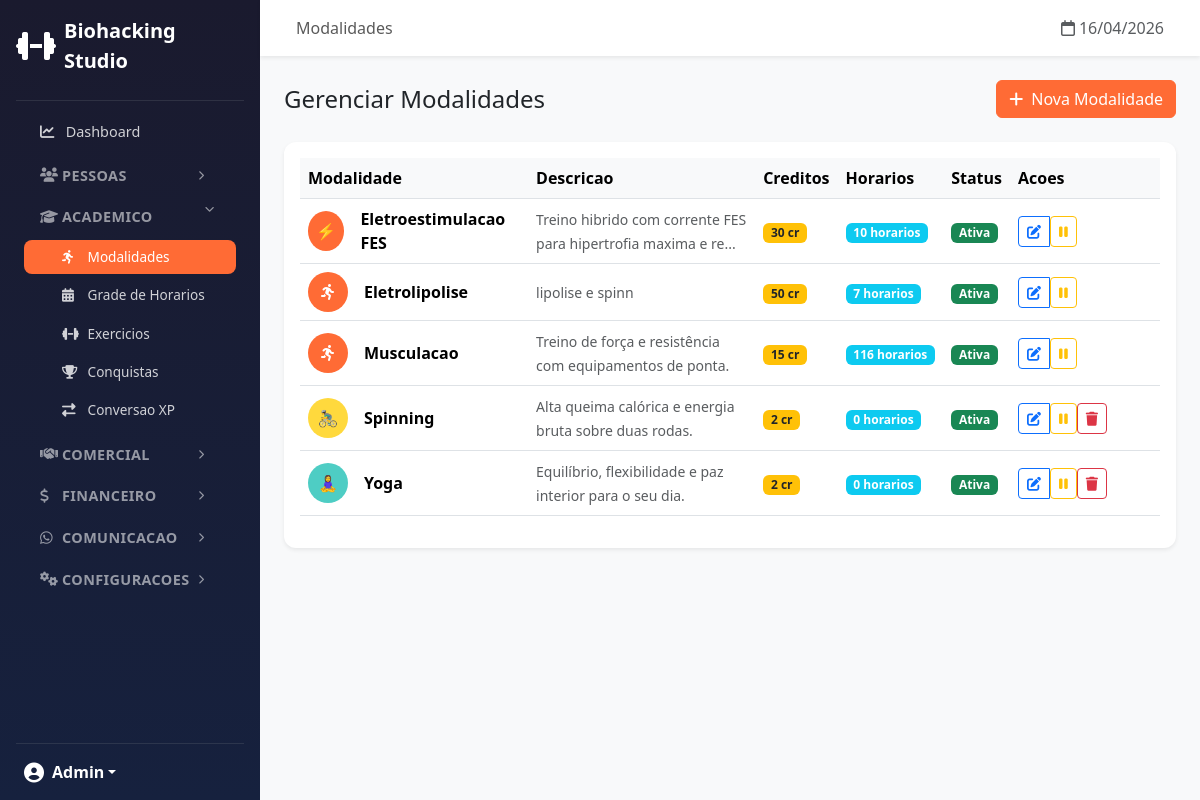
The app's page /admin/modalities/ (signed in), older data.
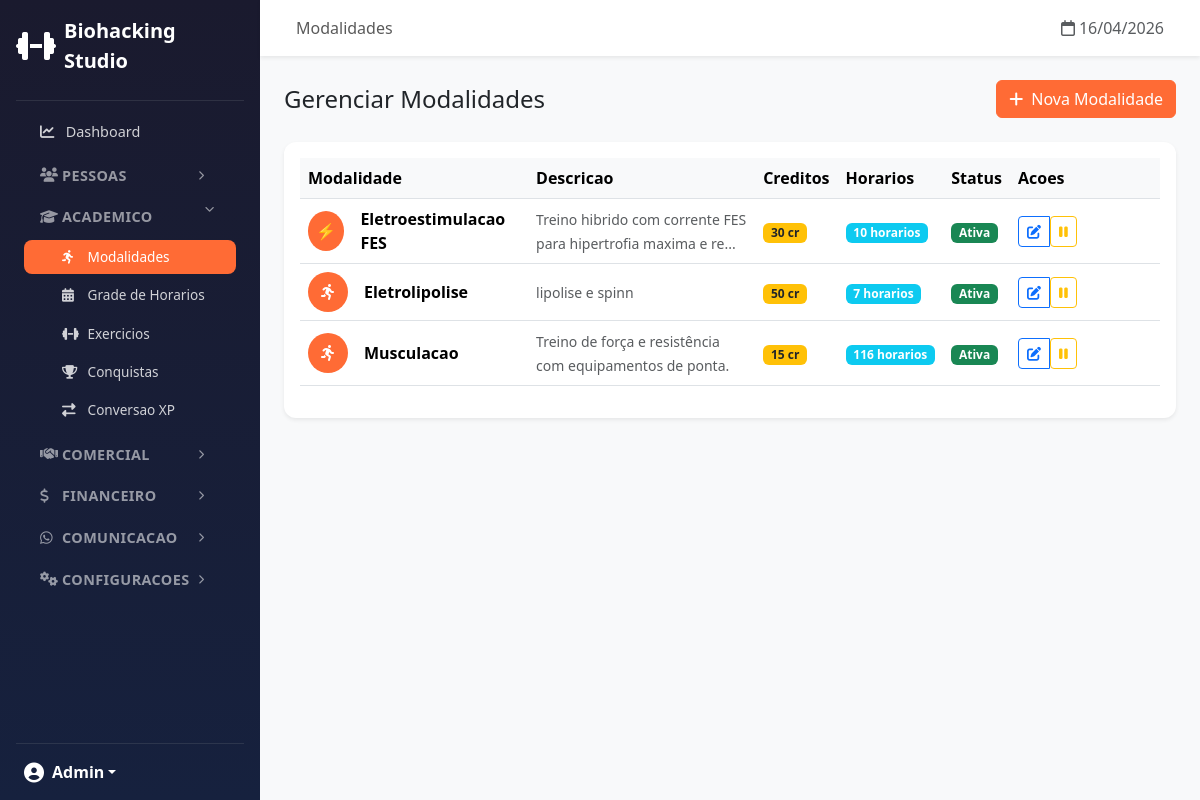
The same page, newer data.
### app/models/user.py (models this page shows, shortened)
class User(UserMixin, db.Model):
    __tablename__ = 'users'
    id = db.Column(db.Integer, primary_key=True)
    name = db.Column(db.String(100), nullable=False)
    email = db.Column(db.String(120), unique=True, nullable=False)
    phone = db.Column(db.String(20), nullable=False)
    password_hash = db.Column(db.String(256), nullable=False)
    cpf = db.Column(db.String(14), nullable=True)  # Formato: 123.456.789-00
    gender = db.Column(db.Enum(Gender), nullable=True)
    role = db.Column(db.String(20), default='student')
    xp = db.Column(db.Integer, default=0)  # XP total historico (para ranking)
    level = db.Column(db.Integer, default=1)
    xp_available = db.Column(db.Integer, default=0)  # XP disponivel para conversao (janela 3 meses)
    credits_balance = db.Column(db.Integer, default=0)  # Total de creditos ativos (wallets)
    face_encoding = db.Column(db.LargeBinary, nullable=True)
    face_encoding_version = db.Column(db.String(10), default='v1')
    face_registered_at = db.Column(db.DateTime, nullable=True)
    face_last_recognized = db.Column(db.DateTime, nullable=True)
    face_confidence_threshold = db.Column(db.Float, default=0.6)
    photo_url = db.Column(db.String(255))
    referral_code = db.Column(db.String(12), unique=True, nullable=True)
    professional_type = db.Column(db.Enum(ProfessionalType), nullable=True)
    base_commission_rate = db.Column(db.Numeric(5, 2), nullable=True)
    is_active = db.Column(db.Boolean, default=True)
    created_at = db.Column(db.DateTime, default=datetime.utcnow)
    updated_at = db.Column(db.DateTime, default=datetime.utcnow, onupdate=datetime.utcnow)
    last_login = db.Column(db.DateTime)

### app/models/modality.py (models this page shows, shortened)
class Modality(db.Model):
    __tablename__ = 'modalities'
    id = db.Column(db.Integer, primary_key=True)
    name = db.Column(db.String(100), nullable=False)
    description = db.Column(db.Text)
    color = db.Column(db.String(7), default='#FF6B35')
    icon = db.Column(db.String(50))  # Emoji ou FontAwesome
    is_active = db.Column(db.Boolean, default=True)
    credits_cost = db.Column(db.Integer, default=1, nullable=False)
    default_duration = db.Column(db.Integer, default=60, nullable=False) # em minutos
    is_featured = db.Column(db.Boolean, default=False)  # Destaque na landing page
    requires_gender_segregation = db.Column(db.Boolean, default=False)
    created_at = db.Column(db.DateTime, default=datetime.utcnow)
    updated_at = db.Column(db.DateTime, default=datetime.utcnow, onupdate=datetime.utcnow)
    schedules = db.relationship('ClassSchedule', backref='modality', lazy=True)

### app/routes/admin/modalities.py (the view)
@modalities_bp.route('/')
@login_required
@admin_required
def list_modalities():
    modalities = Modality.query.order_by(Modality.name).all()
    return render_template('admin/modalities/list.html', modalities=modalities)

### app/models/notification.py (called while the page is built)
    @classmethod
    def get_unread_count(cls, user_id):
        return cls.query.filter_by(user_id=user_id, is_read=False).count()

### app/routes/admin/dashboard.py (called while the page is built)
def admin_required(f):
    @wraps(f)
    def decorated_function(*args, **kwargs):
        if not current_user.is_authenticated or current_user.role != 'admin':
            abort(403)
        return f(*args, **kwargs)
    return decorated_function

### app/templates/admin/modalities/list.html (shortened to what this page needs)
{% extends "admin/base.html" %}
{% block page_title %}Modalidades{% endblock %}
{% block content %}
<div class="d-flex justify-content-between align-items-center mb-4">
    <h4 class="mb-0">Gerenciar Modalidades</h4>
    <a href="{{ url_for('admin_modalities.create_modality') }}" class="btn btn-primary">
        <i class="fas fa-plus me-2"></i>Nova Modalidade
    </a>
</div>
<div class="card">
    <div class="card-body">
        {% if modalities %}
        <div class="table-responsive">
            <table class="table table-hover align-middle">
                <thead>
                    <tr>
                        <th>Modalidade</th>
                        <th>Descricao</th>
                        <th>Creditos</th>
                        <th>Horarios</th>
                        <th>Status</th>
                        <th style="width: 150px;">Acoes</th>
                    </tr>
                </thead>
                <tbody>
                    {% for modality in modalities %}
                    <tr class="{{ 'table-secondary' if not modality.is_active }}">
                        <td>
                            <div class="d-flex align-items-center">
                                <div class="rounded-circle me-3 d-flex align-items-center justify-content-center"
                                    style="width: 40px; height: 40px; background-color: {{ modality.color }};">
                                    {% if modality.icon %}
                                    <span class="text-white">{{ modality.icon }}</span>
                                    {% else %}
                                    <i class="fas fa-running text-white"></i>
                                    {% endif %}
                                </div>
                                <strong>{{ modality.name }}</strong>
                            </div>
                        </td>
                        <td>
                            <small class="text-muted">{{ modality.description[:60] if modality.description else '-' }}{{
                                '...' if modality.description and modality.description|length > 60 }}</small>
                        </td>
                        <td>
                            <span class="badge bg-warning text-dark">{{ modality.credits_cost }} cr</span>
                        </td>
                        <td>
                            <span class="badge bg-info">{{ modality.schedules|length }} horarios</span>
                        </td>
                        <td>
                            {% if modality.is_active %}
                            <span class="badge bg-success">Ativa</span>
                            {% else %}
                            <span class="badge bg-secondary">Inativa</span>
                            {% endif %}
                        </td>
                        <td>
                            <div class="btn-group">
                                <a href="{{ url_for('admin_modalities.edit_modality', id=modality.id) }}"
                                    class="btn btn-sm btn-outline-primary" title="Editar">
                                    <i class="fas fa-edit"></i>
                                </a>
                                <form action="{{ url_for('admin_modalities.toggle_modality', id=modality.id) }}"
                                    method="POST" class="d-inline">
                                    <button type="submit"
                                        class="btn btn-sm btn-outline-{{ 'warning' if modality.is_active else 'success' }}"
                                        title="{{ 'Desativar' if modality.is_active else 'Ativar' }}">
                                        <i class="fas fa-{{ 'pause' if modality.is_active else 'play' }}"></i>
                                    </button>
                                </form>
                                {% if not modality.schedules %}
                                <form action="{{ url_for('admin_modalities.delete_modality', id=modality.id) }}"
                                    method="POST" class="d-inline"
                                    onsubmit="return confirm('Tem certeza que deseja excluir esta modalidade?')">
                                    <button type="submit" class="btn btn-sm btn-outline-danger" title="Excluir">
                                        <i class="fas fa-trash"></i>
                                    </button>
                                </form>
                                {% endif %}
                            </div>
                        </td>
                    </tr>
                    {% endfor %}
                </tbody>
            </table>
        </div>
        {% endif %}
    </div>
</div>
{% endblock %}

### app/templates/admin/base.html (shortened to what this page needs)
{% extends "base.html" %}
{% block body %}
<div class="d-flex">
    <nav class="sidebar sidebar-desktop d-flex flex-column p-3">
        <a href="{{ url_for('admin.dashboard') }}"
            class="d-flex align-items-center mb-3 text-white text-decoration-none">
            <i class="fas fa-dumbbell fa-2x me-2"></i>
            <span class="fs-5 fw-bold">Biohacking Studio</span>
        </a>
        <hr class="border-secondary my-2">
        {% include "admin/_sidebar_nav.html" %}
    </nav>
    <main class="main-content flex-grow-1">
        <nav class="navbar navbar-light bg-white shadow-sm px-4 d-none d-lg-flex">
            <div class="container-fluid">
                <span class="navbar-text fw-medium">
                    {% block page_title %}Dashboard{% endblock %}
                </span>
                <span class="text-muted">
                    <i class="far fa-calendar me-1"></i>{{ now().strftime('%d/%m/%Y') }}
                </span>
            </div>
        </nav>
        <div class="p-3 p-lg-4">
            {% block content %}{% endblock %}
        </div>
    </main>
</div>
{% endblock %}

### app/templates/base.html (shortened to what this page needs)
<!DOCTYPE html>
<html lang="pt-BR">
<head>
    <link href="https://cdn.jsdelivr.net/npm/bootstrap@5.3.2/dist/css/bootstrap.min.css" rel="stylesheet">
    <link rel="stylesheet" href="https://cdnjs.cloudflare.com/ajax/libs/font-awesome/6.5.1/css/all.min.css">
</head>
<body>
    {% block body %}{% endblock %}
</body>
</html>

### app/templates/admin/_sidebar_nav.html (shortened to what this page needs)
{% set ep = request.endpoint or '' %}
{% set grp_pessoas   = 'users' in ep %}
{% set grp_academico = 'modalities' in ep or 'schedules' in ep or 'exercises' in ep or 'achievements' in ep or 'conversion_rules' in ep %}
{% set grp_comercial = 'crm' in ep or 'packages' in ep %}
{% set grp_financeiro= 'payments' in ep or 'expenses' in ep or 'split' in ep %}
{% set grp_comunic   = ('whatsapp' in ep and 'megaapi' not in ep) %}
{% set grp_config    = 'megaapi' in ep or 'nupay' in ep or ('settings' in ep and 'megaapi' not in ep) or 'lgpd' in ep or 'maintenance' in ep or ep == 'admin_schedules.gender_management' %}
<ul class="nav nav-pills flex-column mb-auto sidebar-nav">
    <li class="nav-item">
        <a href="{{ url_for('admin.dashboard') }}"
           class="nav-link {% if ep == 'admin.dashboard' %}active{% endif %}">
            <i class="fas fa-chart-line"></i> Dashboard
        </a>
    </li>
    <li class="nav-item nav-group">
        <a class="nav-link nav-group-toggle {% if grp_pessoas %}open{% endif %}"
           data-bs-toggle="collapse" href="#grpPessoas" role="button"
           aria-expanded="{{ 'true' if grp_pessoas else 'false' }}">
            <i class="fas fa-users"></i> Pessoas
            <i class="fas fa-chevron-right nav-arrow"></i>
        </a>
    </li>
    <li class="nav-item nav-group">
        <a class="nav-link nav-group-toggle {% if grp_academico %}open{% endif %}"
           data-bs-toggle="collapse" href="#grpAcademico" role="button"
           aria-expanded="{{ 'true' if grp_academico else 'false' }}">
            <i class="fas fa-graduation-cap"></i> Academico
            <i class="fas fa-chevron-right nav-arrow"></i>
        </a>
        <div class="collapse {% if grp_academico %}show{% endif %}" id="grpAcademico">
            <ul class="nav flex-column nav-sub">
                <li><a href="{{ url_for('admin_modalities.list_modalities') }}"
                       class="nav-link {% if 'modalities' in ep %}active{% endif %}">
                    <i class="fas fa-running"></i> Modalidades
                </a></li>
                <li><a href="{{ url_for('admin_schedules.list_schedules') }}"
                       class="nav-link {% if 'schedules' in ep and ep != 'admin_schedules.gender_management' %}active{% endif %}">
                    <i class="fas fa-calendar-alt"></i> Grade de Horarios
                </a></li>
                <li><a href="{{ url_for('admin_exercises.list_exercises') }}"
                       class="nav-link {% if 'exercises' in ep %}active{% endif %}">
                    <i class="fas fa-dumbbell"></i> Exercicios
                </a></li>
                <li><a href="{{ url_for('admin_achievements.list_achievements') }}"
                       class="nav-link {% if 'achievements' in ep %}active{% endif %}">
                    <i class="fas fa-trophy"></i> Conquistas
                </a></li>
                <li><a href="{{ url_for('admin_conversion_rules.list_rules') }}"
                       class="nav-link {% if 'conversion_rules' in ep %}active{% endif %}">
                    <i class="fas fa-exchange-alt"></i> Conversao XP
                </a></li>
            </ul>
        </div>
    </li>
    <li class="nav-item nav-group">
        <a class="nav-link nav-group-toggle {% if grp_comercial %}open{% endif %}"
           data-bs-toggle="collapse" href="#grpComercial" role="button"
           aria-expanded="{{ 'true' if grp_comercial else 'false' }}">
            <i class="fas fa-handshake"></i> Comercial
            <i class="fas fa-chevron-right nav-arrow"></i>
        </a>
    </li>
    <li class="nav-item nav-group">
        <a class="nav-link nav-group-toggle {% if grp_financeiro %}open{% endif %}"
           data-bs-toggle="collapse" href="#grpFinanceiro" role="button"
           aria-expanded="{{ 'true' if grp_financeiro else 'false' }}">
            <i class="fas fa-dollar-sign"></i> Financeiro
            <i class="fas fa-chevron-right nav-arrow"></i>
        </a>
    </li>
    <li class="nav-item nav-group">
        <a class="nav-link nav-group-toggle {% if grp_comunic %}open{% endif %}"
           data-bs-toggle="collapse" href="#grpComunic" role="button"
           aria-expanded="{{ 'true' if grp_comunic else 'false' }}">
            <i class="fab fa-whatsapp"></i> Comunicacao
            <i class="fas fa-chevron-right nav-arrow"></i>
        </a>
    </li>
    <li class="nav-item nav-group">
        <a class="nav-link nav-group-toggle {% if grp_config %}open{% endif %}"
           data-bs-toggle="collapse" href="#grpConfig" role="button"
           aria-expanded="{{ 'true' if grp_config else 'false' }}">
            <i class="fas fa-cogs"></i> Configuracoes
            <i class="fas fa-chevron-right nav-arrow"></i>
        </a>
    </li>
</ul>
<hr class="border-secondary">
<div class="dropdown px-2">
    <a href="#" class="d-flex align-items-center text-white text-decoration-none dropdown-toggle"
        data-bs-toggle="dropdown">
        <i class="fas fa-user-circle fa-lg me-2"></i>
        <strong>{{ current_user.name.split()[0] }}</strong>
    </a>
</div>

### app/templates/admin/base.html (style rules this page uses)
.sidebar { min-height: 100vh; background: linear-gradient(180deg, #1a1a2e 0%, #16213e 100%); width: 260px; overflow-y: auto; }
.sidebar .nav-link { color: rgba(255, 255, 255, 0.8); padding: 10px 16px; border-radius: 8px; margin: 2px 8px; transition: all 0.3s; font-size: 0.9rem; }
.sidebar .nav-link.active { background: var(--primary-color); color: #fff; }
.sidebar .nav-link i { width: 22px; }
.nav-group-toggle { display: flex; align-items: center; cursor: pointer; font-weight: 600; font-size: 0.82rem; text-transform: uppercase; letter-spacing: 0.4px; color: rgba(255,255,255,0.55) !important; padding: 8px 16px !important; margin-top: 6px; }
.nav-group-toggle .nav-arrow { margin-left: auto; font-size: 0.6rem; transition: transform 0.25s ease; }
.nav-group-toggle[aria-expanded="true"] .nav-arrow, .nav-group-toggle.open .nav-arrow { transform: rotate(90deg); }
.nav-sub { padding: 0 0 4px 0; }
.nav-sub .nav-link { padding: 7px 16px 7px 38px !important; font-size: 0.85rem; }
.main-content { background-color: #f8f9fa; min-height: 100vh; }
.card { border: none; box-shadow: 0 0.125rem 0.25rem rgba(0, 0, 0, 0.075); border-radius: 12px; }
.table th { font-weight: 600; background-color: #f8f9fa; }

### app/templates/base.html (style rules this page uses)
:root { --primary-color: #FF6B35; --secondary-color: #004E89; }
body { min-height: 100vh; display: flex; flex-direction: column; }
.btn-primary { background-color: var(--primary-color); border-color: var(--primary-color); }
main { flex: 1; }

Row changes from the older to the newer data that the page shows:
removed Modality: icon "🚴‍♂️", name "Spinning", description "Alta queima calórica e energia bruta sobre duas rodas.", credits_cost "2", schedules|length "0", is_active "Ativa", color "#FFD93D" (drawn)
removed Modality: icon "🧘‍♀️", name "Yoga", description "Equilíbrio, flexibilidade e paz interior para o seu dia.", credits_cost "2", schedules|length "0", is_active "Ativa", color "#4ECDC4" (drawn)
